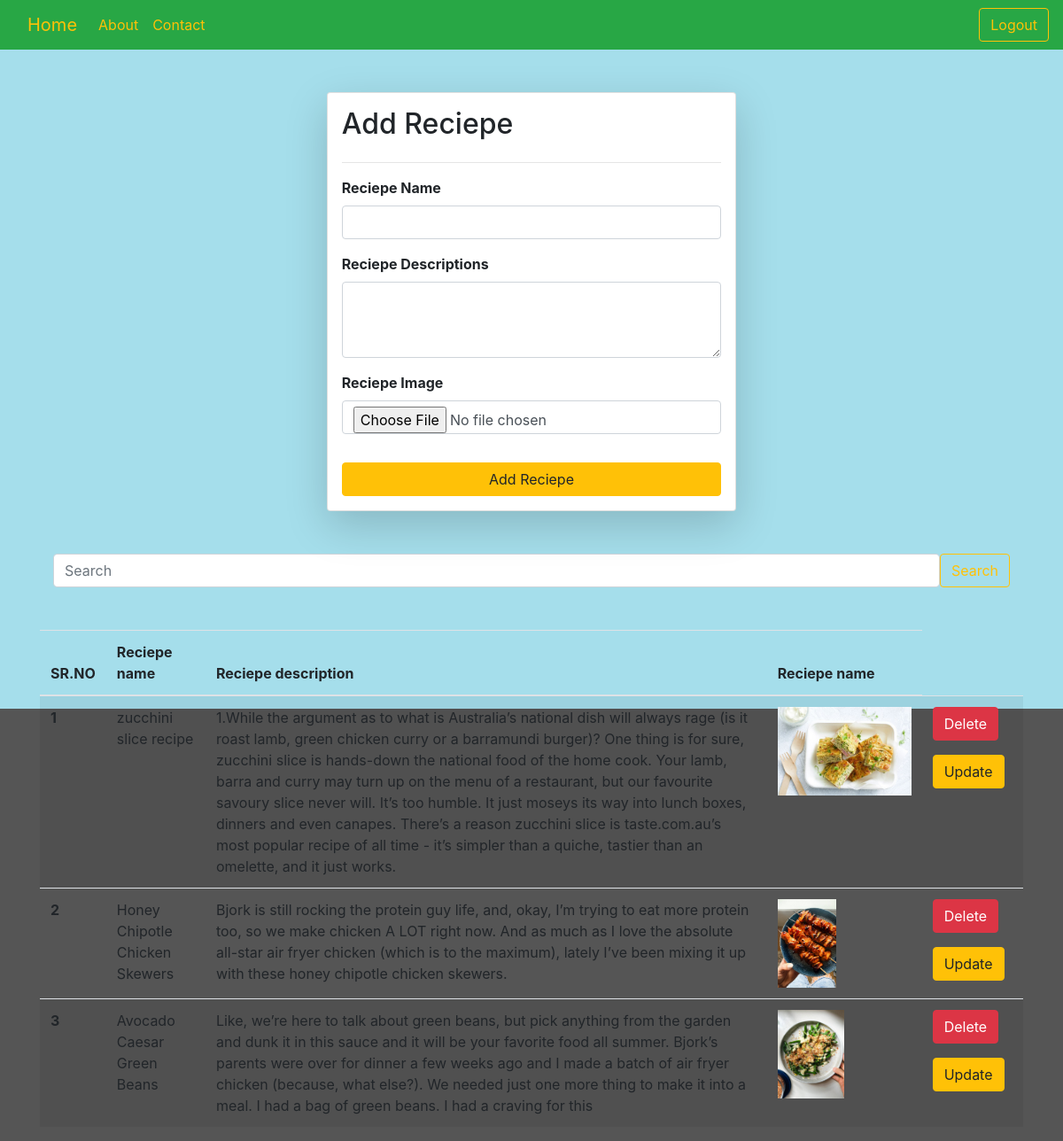
The page /recipies/ (signed in) on the database as committed earlier.
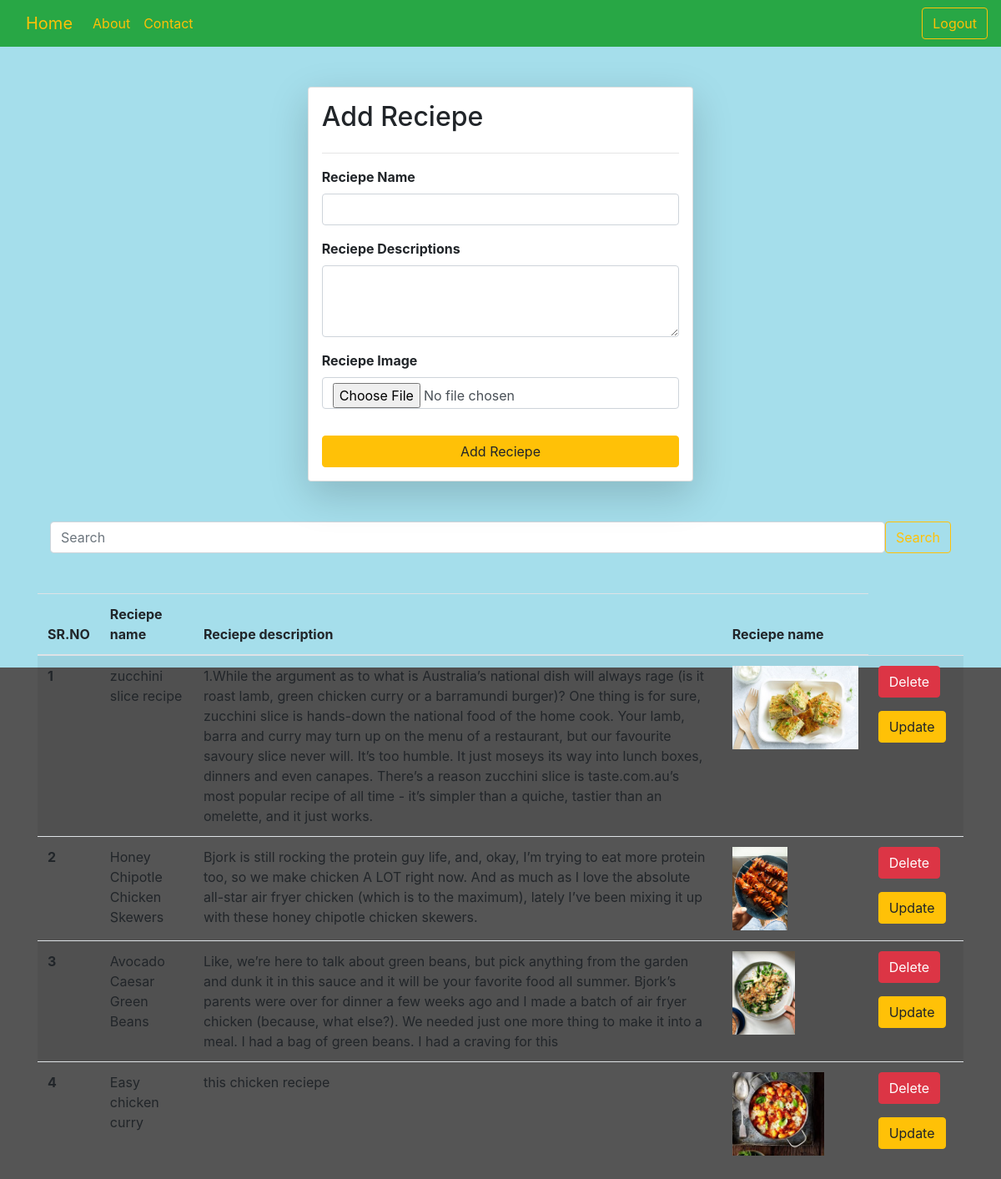
The same page on the database as committed later.
### vege/models.py (models this page shows)
class Reciepe(models.Model):
    user = models.ForeignKey(User , on_delete=models.SET_NULL, null=True,blank=True)
    reciepe_name = models.CharField( max_length=100)
    reciepe_description = models.TextField()
    reciepe_image = models.ImageField(upload_to='reciepe/')

### vege/views.py (the view, shortened to what this page needs)
# urls.py: path("recipies/", recipies, name="recipies"),
@login_required(login_url="/login/")
def recipies(request):
    queryset = Reciepe.objects.all()
    if request.GET.get('search'):
        queryset = queryset.filter(reciepe_name__icontains = request.GET.get('search'))
    context = {'reciepes':queryset}
    return render(request,'recipies.html' ,context)

### vege/templates/recipies.html (shortened to what this page needs)
{% extends "index.html" %}
{% block start %}
<form class='col-5 mx-auto card p-3 shadow-lg mt-5' method="post" enctype = "multipart/form-data">
    <h2>Add Reciepe</h2>
    <hr>
    <div class="form-group">
      <label for="exampleInputEmail1" class='form-label' >Reciepe Name</label>
      <input name="reciepe_name" type="text" class="form-control" required>
    </div>
    <div class="form-group">
        <label for="exampleInputPassword1" class='form-label'>Reciepe Descriptions</label>
        <textarea class="form-control"  name="reciepe_description" id="exampleFormControlTextarea1" required rows="3"></textarea>
    </div>
    <div class="form-group">
      <div class="mb-3">
        <label for="exampleInputPassword1" class='form-label'>Reciepe Image</label>
        <input type="file" name="reciepe_image" class="form-control" required>
      </div>
    </div>
    <button type="submit" class="btn btn-warning">Add Reciepe</button>
  </form>
    <div class="container">
      <form class="d-flex mt-5" role="search">
        <input name='search' class="form-control me-2" type="search" placeholder="Search" aria-label="Search">
        <button class="btn btn-outline-warning" type="submit">Search</button>
      </form>
    </div>
 <table class="table table-striped table-white mt-5">
    <thead>
      <tr>
        <th scope="col">SR.NO</th>
        <th scope="col">Reciepe name</th>
        <th scope="col">Reciepe description</th>
        <th scope="col">Reciepe name</th>
      </tr>
    </thead>
    <tbody>
      <tr>
      {% for reciepe in  reciepes %}
      <th scope="row">{{forloop.counter}}</th>
      <td>{{reciepe.reciepe_name}}</td>
      <td> {{reciepe.reciepe_description}} </td>
      <td>
        <img src="/media/{{reciepe.reciepe_image}}"alt="" style="height: 100px;">
      </td>
      <td>
        <a href="/delete-reciepe/{{reciepe.id}}/" type="button" class="btn btn-danger">Delete</a>
        <a href="/update-reciepe/{{reciepe.id}}/" type="button" class="btn btn-warning mt-3">Update</a>
      </td>
    </tr>
      {% endfor %}
    </tbody>
  </table>
{% endblock  %}

### home/templates/index.html (shortened to what this page needs)
{% extends "base.html" %}
{% load static %}

### home/templates/base.html (shortened to what this page needs)
{% load static %}
<!DOCTYPE html>
<html lang="en">
<head>
    <link rel="stylesheet" href="{% static 'css/style.css' %}">
    <link rel="stylesheet" href="https://cdn.jsdelivr.net/npm/bootstrap@4.1.3/dist/css/bootstrap.min.css"
>
</head>
<body>
    <nav class="navbar bg-success navbar-expand-lg bg-body-tertiary ">
        <div class="container-fluid">
            <a class="navbar-brand text-warning" href="/">Home</a>
            <div class="collapse navbar-collapse" id="navbarNavDropdown">
                <ul class="navbar-nav">
                    <li class="nav-item ">
                        <a class="nav-link text-warning" href="/about">About</a>
                    </li>
                    <li class="nav-item">
                        <a class="nav-link text-warning" href="/contact">Contact</a>
                    </li>
                </ul>
            </div>
        </div>
        <form class="d-flex" role="search">
            {% if request.user.is_authenticated %}
            <a href="/logout/" class="btn btn-outline-warning" type="submit">Logout</a>
            {% else %}
            <a href="/login/" class="btn btn-outline-warning" type="submit">Login</a>
            {% endif %}
        </form>
    </nav>
    <div class="background-image">
        <div class="area" >
            <ul class="circles">
                        </ul>
                    </div >
                </div>
<div class="container">
        {% block start %}
        {% endblock %}
    </div>
</body>
</html>

### home/static/css/style.css (style rules this page uses)
body { font-family: 'Arial', sans-serif; background-color: #f8f9fa; }
h1, h2 { font-weight: 700; color: #333; }
.card { transition: transform 0.3s; }
* { margin: 0px; padding: 0px; }
body { font-family: 'Exo', sans-serif; }
.area { background: #a5deeb; background: -webkit-linear-gradient(to left, #8ffbc0, #4ec8a1); width: 100%; height:100vh; }
.circles { position: absolute; top: 0; left: 0; width: 100%; height: 100%; overflow: hidden; }
body { margin: 0; padding: 0; font-family: 'Arial', sans-serif; background-color: rgb(22, 26, 48); }
.background-image { position: fixed; top: 0; left: 0; width: 100%; height: 100%; background-color: #555; z-index: -1; }
label { margin-bottom: 5px; font-weight: bold; }
input, button { display: inline; margin-top: 10px; padding: 8px; }

Rows that differ between the two databases and show on the page:
added Reciepe: reciepe_name "Easy chicken curry", reciepe_description "this chicken reciepe", reciepe_image (picture)
